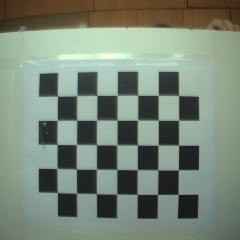
#> input picture z2/img/sachovnica.jpg, 240 x 240 px
$ python camera-calib.py
#> lines starting #> are read from the running program, lines starting #| are printed output that depends on the picture; after the words box and inside, x2 and y2 are one past the last pixel; in counts of white or black regions, pixels touching at a corner belong together; long printed decimals are rounded
import cv2
import numpy as np

# Vykreslenie image pointov
criteria = (cv2.TERM_CRITERIA_EPS + cv2.TERM_CRITERIA_MAX_ITER, 30, 0.001)

objp = np.zeros((7 * 5, 3), np.float32)
objp[:, :2] = np.mgrid[0:7, 0:5].T.reshape(-1, 2)

objpoints = []  # 3d point in real world space
imgpoints = []  # 2d points in image plane.

sachovnica = cv2.imread("img/sachovnica.jpg")
#> sachovnica is the input picture: shape (240, 240, 3); mean B, G, R 119.6, 134.6, 121
sachovnica = cv2.resize(sachovnica, (240, 240))
gray = cv2.cvtColor(sachovnica, cv2.COLOR_BGR2GRAY)
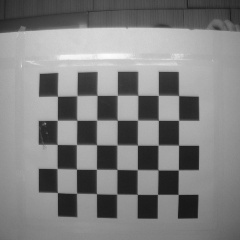
#> gray: shape (240, 240); min 21, max 252, mean 128.8
ret, corners = cv2.findChessboardCorners(gray, (7, 5), None)
#> ret = True; corners = 35 rows, first 8: [57.51, 96.32], [76.97, 95.58], [97.21, 95.43], [117.3, 95.39], [137.9, 95.39], [158.3, 95.39], [178.7, 95.59], [57.3, 120.3]
if ret:
    print("Found points on chessboard")
    objpoints.append(objp)
    corners2 = cv2.cornerSubPix(gray, corners, (11, 11), (-1, -1), criteria)
#> corners2 = 35 rows, first 8: [57.41, 96.12], [76.72, 95.62], [96.96, 95.29], [117.2, 95.21], [137.7, 95.21], [158.2, 95.25], [178.6, 95.45], [57.11, 120.2]
    imgpoints.append(corners2)
    cv2.drawChessboardCorners(sachovnica, (7, 5), corners2, ret)
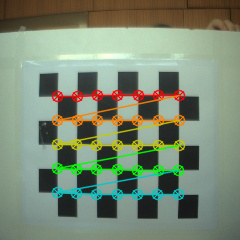
#> sachovnica: shape (240, 240, 3); 10.35% of pixels changed, all inside (x1, y1, x2, y2) = (51, 89, 186, 201)
    cv2.imshow("Point detect", sachovnica)
    cv2.waitKey()

# Koeficienty kamery a kalibracna matica
ret, mtx, dist, rvecs, tvecs = cv2.calibrateCamera(
    objpoints, imgpoints, gray.shape[::-1], None, None
)
#> ret = 0.124; mtx = [[1191.7, 0, 167.6], [0, 1423, 123.6], [0, 0, 1]]; dist = [[-4.04, 112.7, 0.0342, -0.124, -10270.4]]; rvecs = ([-0.00198, 0.165, 0.00395],); tvecs = ([-5.38, -1.16, 58.14],)

# Kalibracia na inom obrazku
img = cv2.imread("img/sachovnica_2.jpg")
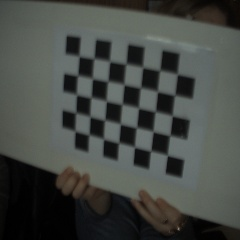
#> input picture z2/img/sachovnica_2.jpg, 240 x 240 px
#> img is the input picture: shape (240, 240, 3); mean B, G, R 68.8, 73, 69.2
h, w = img.shape[:2]
#> h = 240; w = 240
newcameramtx, roi = cv2.getOptimalNewCameraMatrix(mtx, dist, (w, h), 1, (w, h))
#> newcameramtx = [[861.7, 0, 181.1], [0, 1204.2, 114.8], [0, 0, 1]]; roi = (60, 10, 175, 202)

# Undistort
dst = cv2.undistort(img, mtx, dist, None, newcameramtx)
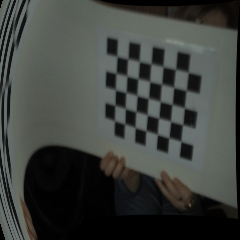
#> dst: shape (240, 240, 3); mean B, G, R 61.8, 65.6, 62.3
x, y, w, h = roi
#> x = 60; y = 10; w = 175; h = 202
dst = dst[y : y + h, x : x + w]
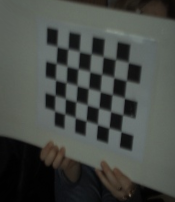
#> dst: shape (202, 175, 3); mean B, G, R 71.2, 75.5, 71.6
cv2.imwrite("img/calibresult.png", dst)

# Re-projection error
mean_error = 0
for i in range(len(objpoints)):
    imgpoints2, _ = cv2.projectPoints(objpoints[i], rvecs[i], tvecs[i], mtx, dist)
    error = cv2.norm(imgpoints[i], imgpoints2, cv2.NORM_L2) / len(imgpoints2)
    mean_error += error
#> this loop made 1 pass
#> (error, mean_error) on pass 1: (0.021, 0.021)
#> after the loop, mean_error = 0.021
print("total error: {}".format(mean_error / len(objpoints)))
#| total error: 0.02102

cv2.imshow("Original", img)
cv2.imshow("Undistort", dst)
cv2.waitKey()
